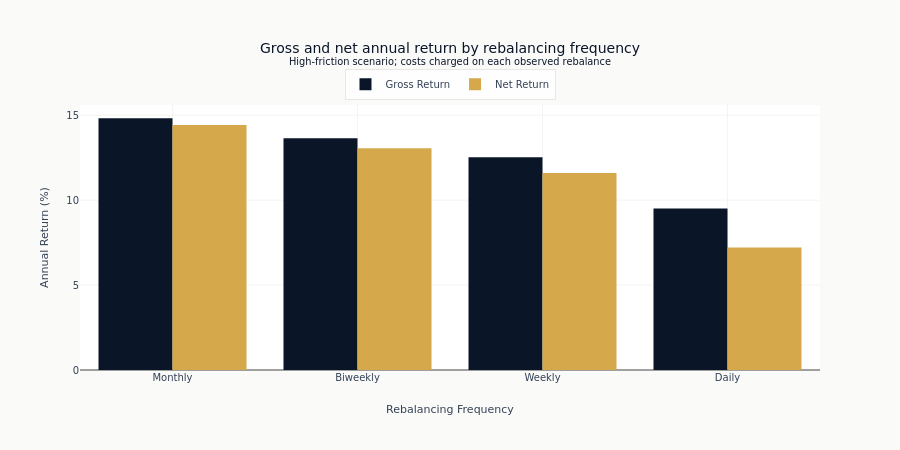

The cell this chart's notebook holds for it:
### Markdown cell above
## 6. Cost Erosion Analysis

How much of the gross alpha is consumed by costs at each frequency?

### Code cell
erosion = results_df.filter(pl.col("cost_type") == HIGH_FRICTION_COSTS.name).sort(
    pl.col("frequency").map_elements(lambda x: freq_order.index(x), return_dtype=pl.Int64)
)

fig = go.Figure()
fig.add_trace(
    go.Bar(
        x=erosion["frequency"].to_list(),
        y=[r * 100 for r in erosion["gross_return"].to_list()],
        name="Gross Return",
        marker_color=COLORS["blue"],
    )
)
fig.add_trace(
    go.Bar(
        x=erosion["frequency"].to_list(),
        y=[r * 100 for r in erosion["net_return"].to_list()],
        name="Net Return",
        marker_color=COLORS["amber"],
    )
)
fig.update_layout(
    title=(
        "Gross and net annual return by rebalancing frequency"
        "<br><sup>High-friction scenario; costs charged on each observed rebalance</sup>"
    ),
    yaxis_title="Annual Return (%)",
    xaxis_title="Rebalancing Frequency",
    barmode="group",
    height=450,
    legend=dict(orientation="h", yanchor="bottom", y=1.02, xanchor="center", x=0.5),
    margin=dict(t=105),
)
show_plotly_with_alt(
    fig,
    "Paired bars of gross and net annual return at each of the four rebalancing frequencies. "
    "Both bars shorten from monthly through daily, and the net bar falls further than the gross "
    "one, so the pair is closest at monthly cadence and furthest apart at daily.",
)

### Figure 1 — Plotly figure (JSON) as saved in the notebook; plotly's stock layout.template omitted (floating-point values rounded to 4 significant figures)
{"data": [{"marker": {"color": "#0a1628"}, "name": "Gross Return", "type": "bar", "x": ["Monthly", "Biweekly", "Weekly", "Daily"], "y": [14.82, 13.65, 12.53, 9.504]}, {"marker": {"color": "#D4A84B"}, "name": "Net Return", "type": "bar", "x": ["Monthly", "Biweekly", "Weekly", "Daily"], "y": [14.43, 13.06, 11.6, 7.207]}], "layout": {"barmode": "group", "height": 450, "legend": {"orientation": "h", "x": 0.5, "xanchor": "center", "y": 1.02, "yanchor": "bottom"}, "margin": {"t": 105}, "title": {"text": "Gross and net annual return by rebalancing frequency<br><sup>High-friction scenario; costs charged on each observed rebalance</sup>"}, "xaxis": {"title": {"text": "Rebalancing Frequency"}}, "yaxis": {"title": {"text": "Annual Return (%)"}}}}
